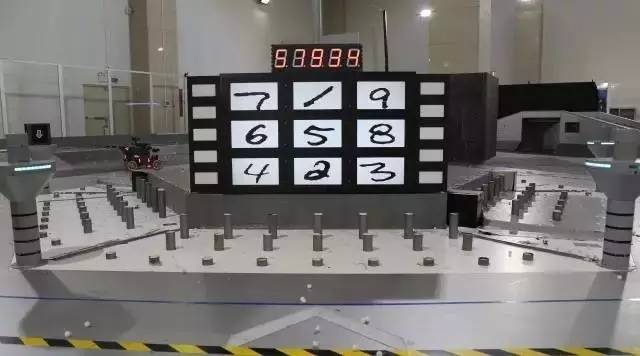
//> input picture Rune1.jpg, 640 x 356 px
$ ./dialate Rune1.jpg   (built with g++ and OpenCV 4)
//> lines starting //> are read from the running program, lines starting //| are printed output that depends on the picture; after the words box and inside, x2 and y2 are one past the last pixel; in counts of white or black regions, pixels touching at a corner belong together
void colorReduce(Mat &image){
  int nl = image.rows;
  int nc = image.cols;
  for (int j=2; j<nl-2; j=j+3){//from 3rd rows, until the last 2 rows
    const unchar* r1= image.ptr<const unchar>(j-2);
    const unchar* r2= image.ptr<const unchar>(j-1);
    const unchar* r3= image.ptr<const unchar>(j);
    const unchar* r4= image.ptr<const unchar>(j+1);
    const unchar* r5= image.ptr<const unchar>(j+2);
    for (int i=2; i<nc-2; i=i+3){
      if (r3[i]==255)
        r3[i-2] = 255;
        r3[i-1] = 255;
        r3[i+1] = 255;
        r3[i+2] = 255;
    }
  }
}


#include <opencv2/highgui/highgui.hpp>
#include <opencv2/imgproc/imgproc.hpp>
#include <vector>

using namespace cv;
using namespace std;

void mydilate(Mat &image,int rangeN);

int main(int argc, char *argv[])
{

	Mat image = imread(argv[1],IMREAD_COLOR);
//> image is the input picture: 356 rows x 640 cols, CV_8UC3; mean B, G, R 111.9, 113.6, 116.4

    cvtColor(image, image, COLOR_RGB2GRAY);
//> image: 356 rows x 640 cols, CV_8UC1
        threshold(image, image, 130, 255, THRESH_BINARY);
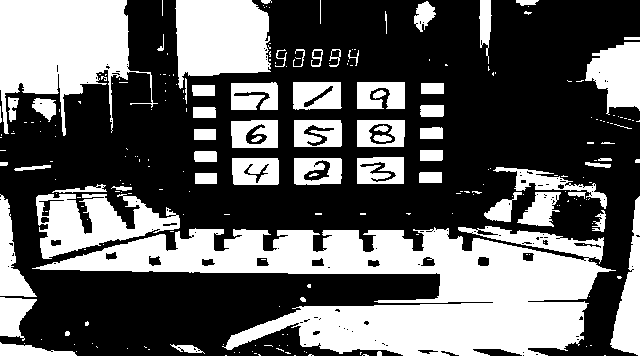
//> image: 356 rows x 640 cols, CV_8UC1; 38.2% white; 243 white regions (177 under 20 px), largest, box (x1, y1, x2, y2) and area: (32, 226, 616, 356) 36961, (0, 0, 158, 136) 11704, (175, 0, 271, 89) 6688
        imshow("d",image);
	mydilate(image,-11);
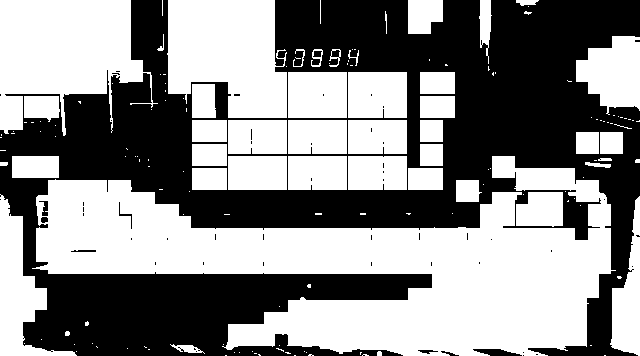
//> image: 356 rows x 640 cols, CV_8UC1; 54.5% white; 54 black regions (45 under 20 px), largest, box (x1, y1, x2, y2) and area: (0, 0, 640, 356) 103069, (473, 349, 522, 356) 215, (39, 201, 48, 216) 73
	imshow("w", image);
	waitKey();
	return 0;
}


void mydilate(Mat &image, int rangeN){
  int range = rangeN*(-1);
  int nl = image.rows;
  int nc = image.cols;
  for (int j=range; j<nl-range; j=j+range+1){
    uchar* centerRow = image.ptr<uchar>(j);
      for (int i=range; i<nc-range; i=i+range+1){
        if (centerRow[i]== 255){
         vector<uchar*> r;
         for (int m=rangeN; m<=range; m++)
            r.push_back(image.ptr<uchar>(j+m));
         for (int b=0; b<range*2; b++){
           for (int a=rangeN; a<=range;a++)
             r[b][i+a]=255;
         }
      }
    }
  }
}


void mydilate(Mat &image, int rangeN){
  Mat copyImage;
  image.copyTo(copyImage);
  int range = rangeN*(-1);
  int nl = image.rows;
  int nc = image.cols;
  for (int j=range; j<nl-range; j=j+1){
    uchar* centerRow = copyImage.ptr<uchar>(j);
      for (int i=range; i<nc-range; i=i+1){
        if (centerRow[i]== 255){
         vector<uchar*> r;
         for (int m=rangeN; m<=range; m++)
            r.push_back(image.ptr<uchar>(j+m));
         for (int b=0; b<range*2; b++){
           for (int a=rangeN; a<=range;a++)
             r[b][i+a]=255;
         }
      }
    }
  }
}
